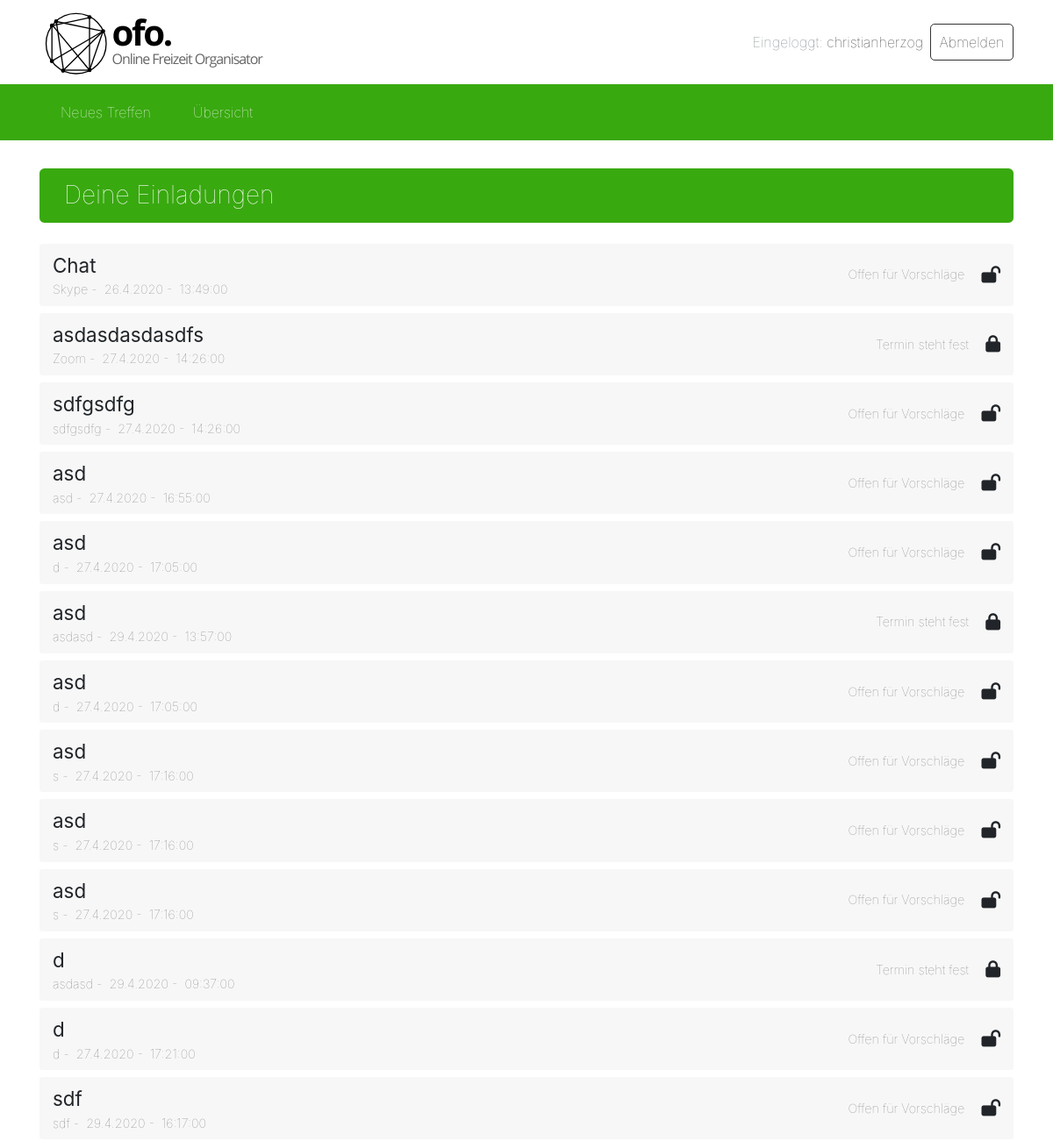
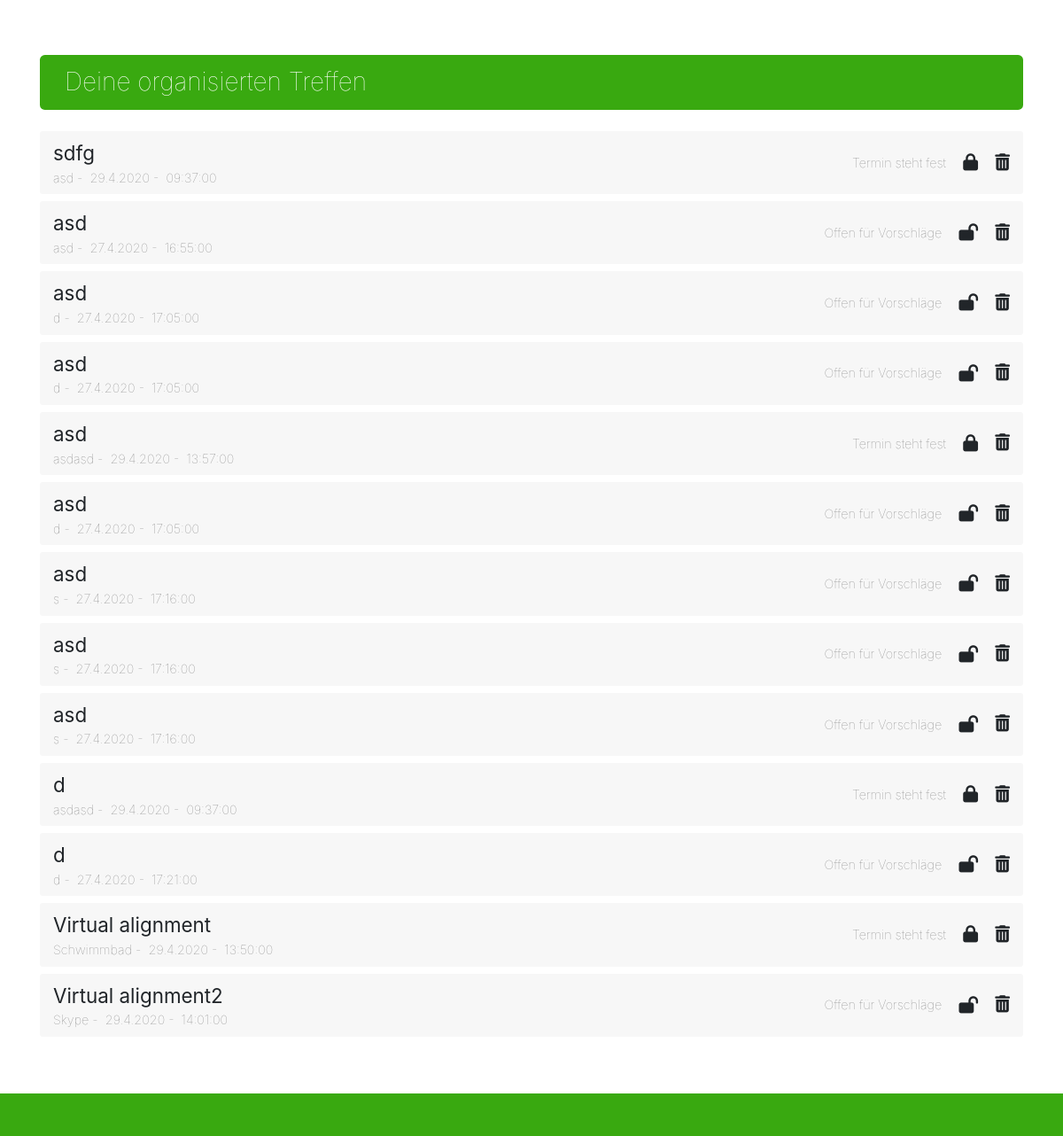
Page / (signed in) on the committed database (2 pictures, top to bottom).
### events/models.py (models this page shows, shortened)
class Event(models.Model):
    title = models.CharField(max_length=100)  # title/short description of the event
    organisator = models.ForeignKey(User, on_delete=models.CASCADE, related_name='organisator')  # user that created
    status = models.ForeignKey(Status, on_delete=models.CASCADE)  # status can be OPEN or DECIDED
    date = models.DateField()  # date of the event
    time = models.TimeField()  # time of the event
    duration = models.IntegerField() # duration in minutes
    place = models.CharField(max_length=100)  # place of the event
    guests = models.ManyToManyField(User, related_name='guests')   # many to many field for all the users that are
    comment = models.CharField(max_length=200)  # comment that is given from the organisator when he determines
    def event_is_open(self):
        if self.status.status == STATUS_OPEN:
            return True
        else:
            return False
    def get_date_str(self):
        return str(self.date.day) + '.' + str(self.date.month) + '.' + str(self.date.year)
    def get_time_str(self):
        return str(self.time)

### events/views.py (the view)
# urls.py: path('', views.overview, name='overview'),
@login_required(login_url='/login')  # login is required for showing the events for the user
def overview(request):
    events_invited = Event.objects.filter(guests=request.user)
    events_organised = Event.objects.filter(organisator=request.user)
    context = {'events_invited': events_invited, 'events_organised': events_organised}
    template = loader.get_template('events/events_overview.html')
    return HttpResponse(template.render(context, request))

### events/templates/events/events_overview.html (shortened to what this page needs)
{% extends "base.html" %}
{% block head_css_page %}
  {% load static %}
  <link rel="stylesheet" type="text/css" href="{% static 'events/css/styles.css' %}">
{% endblock head_css_page %}
{% block content %}
  <div>
    <h3 class="table-header mb-4">Deine Einladungen</h3>
      {% if not events_invited %}
        <span class="font-weight-light">Du bist aktuell zu keinem Treffen eingeladen.</span>
      {% else %}
        <ul class="organised-events">
          {% for event in events_invited %}
            {% include "events/events_overview_invited_partial.html" %}
          {% endfor %}
        </ul>
      {% endif %}
  </div>
  <div class="pt-4 pb-4 mb-4">
    <h3 class="table-header mb-4 mt-4">Deine organisierten Treffen</h3>
    <ul class="organised-events">
    {% if not events_organised %}
      <span class="font-weight-light">Du hast aktuell keine Treffen organisiert.</span><br>
      <br>
      <a class="mt-4" href="/events/new">
        <button type="submit" class="btn btn-primary mt-1">Neues Treffen organsieren</button>
      </a>
    {% else %}
      {% for event in events_organised %}
        {% include "events/events_overview_organised_partial.html" %}
      {% endfor %}
    {% endif %}
    </ul>
  </div>
{% endblock content %}

### templates/base.html (shortened to what this page needs)
<!DOCTYPE html>
<html>
<head>
    {% block head_css %}
        {% block head_css_site %}
            <link rel="stylesheet" href="https://stackpath.bootstrapcdn.com/bootstrap/4.4.1/css/bootstrap.min.css">
            {% load static %}
            <link rel="stylesheet" type="text/css" href="{% static 'base.css' %}">
            <link rel="stylesheet" type="text/css" href="{% static 'header.css' %}">
        {% endblock head_css_site %}
        {% block head_css_page %}
        {% endblock head_css_page %}
    {% endblock head_css %}
</head>
<body>
    <div class="container-fluid headerbar">
        <div class="container d-flex align-items-center">
        {% block logo %}
            <div style="flex: 1;">
                <img class="logo" src="{% static 'logo_183_55.svg' %}">
            </div>
        {% endblock logo %}
        {% block header %}
            {% if request.user.is_authenticated %}
                <div class="d-flex login-buttons logout-buttons">
                    <div class="d-flex align-items-center mr-2"><span class="text-secondary">Eingeloggt:&nbsp;</span><span>{{ request.user.username }}</span></div>
                    <a href="/logout" class="logout">Abmelden</a>
                </div>
            {% else %}
               <div class="d-flex login-buttons">
                    <a href="/login">Login</a>
                    <a href="/signup">Registrieren</a>
                </div>
            {% endif %}
        {% endblock header %}
        </div>
    </div>
    <div class="container-fluid menubar">
        <div class="container d-flex flex-row align-items-center">
        {% block menu %}
            <a href="/events/new">
                Neues Treffen
            </a>
            <a href="/events">
                Übersicht
            </a>
        {% endblock menu %}
        </div>
    </div>
    <div class="container">
        {% block content %}
        {% endblock content %}
    </div>
    <div class="container-fluid footer">
    </div>
</body>
</html>

### events/templates/events/events_overview_invited_partial.html
<li class="d-flex flex-row col-12">
  <div class="d-flex flex-column flex-fill">
    <a class="detail-link" href="/events/{{ event.pk }}">{{ event.title }}</a>
    <div class="grey-light-small">
      <span>{{ event.place }}</span>&nbsp;-&nbsp;
      <span>{{ event.get_date_str }}</span>&nbsp;-&nbsp;
      <span>{{ event.get_time_str }}</span>
    </div>
  </div>
  <div class="d-flex flex-row align-items-center">
    {% if event.event_is_open %}
      <span class="d-none d-sm-none d-lg-block grey-light-small">Offen für Vorschläge</span><i class="fas fa-lock-open" title="Offen für Vorschläge"></i>
    {% else %}
      <span class="d-none d-sm-none d-lg-block grey-light-small">Termin steht fest</span><i class="fas fa-lock" title="Termin festgelegt"></i>
    {% endif %}
  </div>
</li>

### events/templates/events/events_overview_organised_partial.html
<li class="d-flex flex-row col-12">
  <div class="d-flex flex-column flex-fill">
    <a class="detail-link" href="/events/{{ event.pk }}">{{ event.title }}</a>
    <div class="grey-light-small">
      <span>{{ event.place }}</span>&nbsp;-&nbsp;
      <span>{{ event.get_date_str }}</span>&nbsp;-&nbsp;
      <span>{{ event.get_time_str }}</span>
    </div>
  </div>
  <div class="d-flex flex-row align-items-center">
    {% if event.event_is_open %}
      <span class="d-none d-sm-none d-lg-block grey-light-small">Offen für Vorschläge</span><i class="fas fa-lock-open" title="Offen für Vorschläge"></i>
    {% else %}
      <span class="d-none d-sm-none d-lg-block grey-light-small">Termin steht fest</span><i class="fas fa-lock" title="Termin festgelegt"></i>
    {% endif %}
    <a class="delete-event" href="/events/delete?k={{ event.pk }}" onclick="return confirm('Möchtest Du das Treffen wirklich absagen?')"><i class="fas fa-trash-alt" title="Treffen absagen"></i></a>
  </div>
</li>

### static/base.css (style rules this page uses)
body { min-height: 100vh; padding-bottom: 3em; position: relative; }
.footer { position: absolute; bottom: 0; background-color: #39a910; height: 3em; }

### static/header.css (style rules this page uses)
.headerbar { background-color: white; font-weight: lighter; }
.headerbar > .container { height: 6em; }
.logo { height: 5em; width: auto; }
.menubar { font-weight: lighter; background-color: #39a910; }
.menubar > .container { height: 4em; margin-bottom: 2em; }
.login-buttons a { text-decoration: none; color: inherit; border: 1px solid rgba(0, 0, 0, 0.8); border-radius: 5px; padding: 0.5em 0.6em; transition: 0.3s ease; }
.menubar a { padding: 0 1.5em; color: white; text-decoration: none; line-height: 4em; height: 100%; transition: 0.3s ease; font-weight: lighter; }

### events/static/events/css/styles.css (style rules this page uses)
ul.organised-events { list-style-type: none; padding-left: 0px; }
a.delete-event { line-height: 1.2em; transition: 0.3s ease; }
ul.organised-events li { background-color: rgb(247, 247, 247); border-radius: 0.2em; margin-bottom: 0.5em; padding-top: 0.5em; padding-bottom: 0.5em; }
ul.organised-events li i { font-size: 1.2em; margin-left: 1em; }
ul.organised-events li a { text-decoration: none; color: inherit; }
ul.organised-events li a.detail-link { font-size: 1.4em; }
.grey-light-small { font-size: 0.9em; color: gray; font-weight: lighter; }
h3.table-header { background-color: #39a910; color: white; font-weight: lighter; padding: 0.5em 1em; border-radius: 0.2em; }

### rows in the picture
Event: title "Chat", place "Skype", get_date_str "26.4.2020", get_time_str "13:49:00", shows "Offen für Vorschläge"
Event: title "asdasdasdasdfs", place "Zoom", get_date_str "27.4.2020", get_time_str "14:26:00", shows "Termin steht fest"
Event: title "sdfgsdfg", place "sdfgsdfg", get_date_str "27.4.2020", get_time_str "14:26:00", shows "Offen für Vorschläge"
Event: title "asd", place "asd", get_date_str "27.4.2020", get_time_str "16:55:00", shows "Offen für Vorschläge"
Event: title "asd", place "d", get_date_str "27.4.2020", get_time_str "17:05:00", shows "Offen für Vorschläge"
Event: title "asd", place "asdasd", get_date_str "29.4.2020", get_time_str "13:57:00", shows "Termin steht fest"
Event: title "asd", place "d", get_date_str "27.4.2020", get_time_str "17:05:00", shows "Offen für Vorschläge"
Event: title "asd", place "s", get_date_str "27.4.2020", get_time_str "17:16:00", shows "Offen für Vorschläge"
Event: title "asd", place "s", get_date_str "27.4.2020", get_time_str "17:16:00", shows "Offen für Vorschläge"
Event: title "asd", place "s", get_date_str "27.4.2020", get_time_str "17:16:00", shows "Offen für Vorschläge"
Event: title "d", place "asdasd", get_date_str "29.4.2020", get_time_str "09:37:00", shows "Termin steht fest"
Event: title "d", place "d", get_date_str "27.4.2020", get_time_str "17:21:00", shows "Offen für Vorschläge"
Event: title "sdf", place "sdf", get_date_str "29.4.2020", get_time_str "16:17:00", shows "Offen für Vorschläge"
Event: title "sdfg", place "asd", get_date_str "29.4.2020", get_time_str "09:37:00", shows "Termin steht fest"
Event: title "asd", place "d", get_date_str "27.4.2020", get_time_str "17:05:00", shows "Offen für Vorschläge"
Event: title "Virtual alignment", place "Schwimmbad", get_date_str "29.4.2020", get_time_str "13:50:00", shows "Termin steht fest"
Event: title "Virtual alignment2", place "Skype", get_date_str "29.4.2020", get_time_str "14:01:00", shows "Offen für Vorschläge"

### other values in the picture
{{ request.user.username }} "christianherzog"
